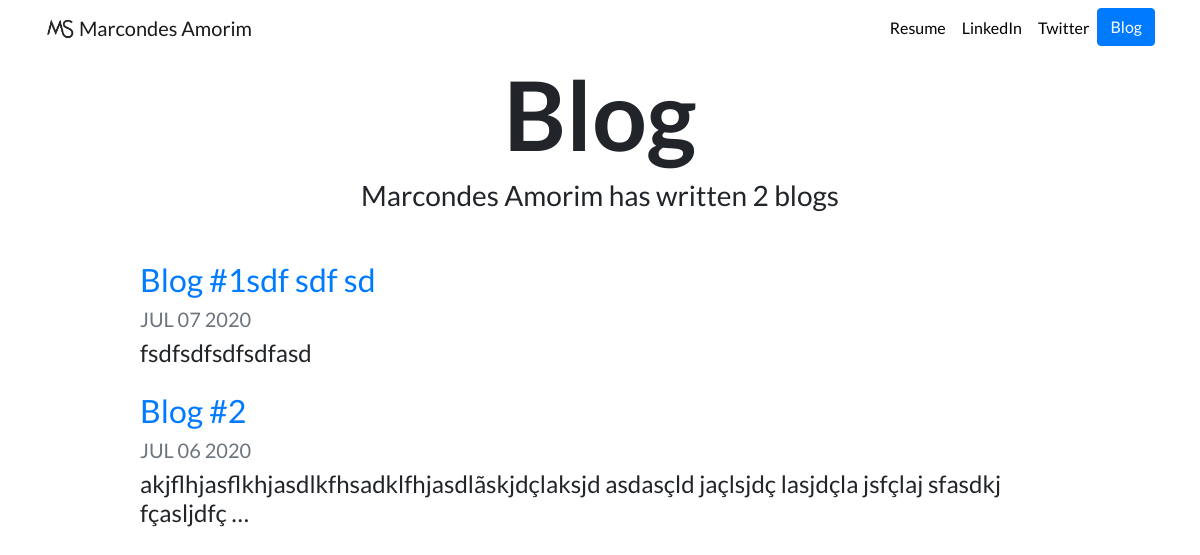
Screenshot of /blog/ with the database file from the repository.
### blog/models.py (models this page shows, shortened)
class Blog(models.Model):
    title = models.CharField(max_length=200)
    description = models.TextField()
    date = models.DateField()

### blog/views.py (the view)
# urls.py: path('', views.all_blogs, name='all_blogs'),
def all_blogs(request):
    blogs = Blog.objects.order_by('-date')
    return render(request, 'blog/all_blogs.html', {'blogs': blogs})

### blog/templates/blog/all_blogs.html
{% extends "portfolio/base.html" %}
{% load static %}
{% block content %}
  <h1 id="blogtitle" class="font-weight-bold text-center">Blog</h1>
  <h3 class="text-center mb-5">Marcondes Amorim has written {{ blogs.count }} blog{{ blogs.count|pluralize }}</h3>
  {% for blog in blogs %}
    <div class="row justify-content-center my-3">
      <div class="col-md-10">
        <a href="{% url 'blog:detail' blog.id %}">
          <h2>{{ blog.title }}</h2>
        </a>
        <h5 class="text-muted">{{ blog.date|date:'M d Y'|upper }}</h5>
        <h4>{{ blog.description|striptags|truncatechars:100 }}</h4>
      </div>
    </div>
  {% endfor %}
{% endblock %}

### portfolio/static/portfolio/custom.css (style rules this page uses)
body { font-family: 'Lato', sans-serif; }
#blogtitle { font-size: 6rem; }

### rows the page displays
Blog: title "Blog #1sdf sdf sd", date "JUL 07 2020", description "fsdfsdfsdfsdfasd"
Blog: title "Blog #2", date "JUL 06 2020", description "akjflhjasflkhjasdlkfhsadklfhjasdlãskjdçlaksjd asdasçld jaçlsjdç lasjdçla jsfçlaj sfasdkj fçasljdfç …"

### other values shown
{{ blogs.count }} "2"
